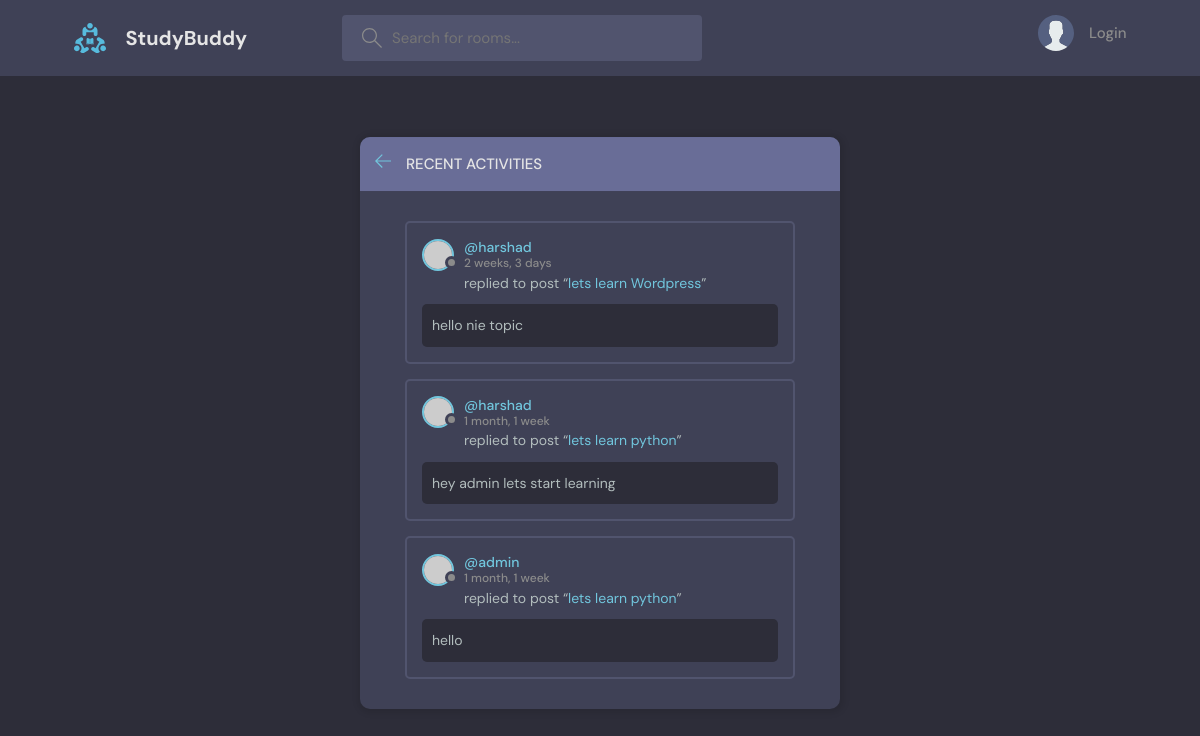
Screenshot of /activites with the database file from the repository.
### base/models.py (models this page shows)
class Message(models.Model):
    user = models.ForeignKey(User,on_delete=models.CASCADE)
    room = models.ForeignKey(Room,on_delete=models.CASCADE)
    body = models.TextField()
    updated = models.DateTimeField(auto_now=True)
    created = models.DateTimeField(auto_now_add=True)
    class Meta:
        ordering = ["-updated","-created"]
    def __str__(self) -> str:
        return self.body[0:50]

class User(AbstractUser):
    bio = models.TextField(null=True)
    avatar = models.ImageField(null=True,default="avatar.svg")

class Room(models.Model):
    host = models.ForeignKey(User,on_delete=models.SET_NULL,null=True)
    topic = models.ForeignKey(Topic,on_delete=models.SET_NULL,null=True)
    name = models.CharField(max_length=200)
    description = models.TextField(null=True,blank=True)
    participants = models.ManyToManyField(User,related_name="participants",blank=True)
    updated = models.DateTimeField(auto_now=True)
    created = models.DateTimeField(auto_now_add=True)
    def __str__(self) -> str:
        return self.name
    class Meta:
        ordering = ["-updated","-created"]

### base/views.py (the view)
# urls.py: path('activites',views.activityPage,name="activites"),
def activityPage(request):
    room_messages = Message.objects.all()
    context = {"room_messages": room_messages}
    return render(request, "base/activity.html", context)

### base/templates/base/activity.html (shortened to what this page needs)
{% extends "main.html" %}
{% block content %}
    <main class="layout">
      <div class="container">
        <div class="layout__box">
          <div class="layout__boxHeader">
            <div class="layout__boxTitle">
              <a href="{% url 'home' %}">
                <svg version="1.1" xmlns="http://www.w3.org/2000/svg" width="32" height="32" viewBox="0 0 32 32">
                  <title>arrow-left</title>
                  <path
                    d="M13.723 2.286l-13.723 13.714 13.719 13.714 1.616-1.611-10.96-10.96h27.625v-2.286h-27.625l10.965-10.965-1.616-1.607z"
                  ></path>
                </svg>
              </a>
              <h3>Recent Activities</h3>
            </div>
          </div>
          <div class="activities-page layout__body">
            {% for room_message in room_messages %}
            <div class="activities__box">
              <div class="activities__boxHeader roomListRoom__header">
                <a href="profile.html" class="roomListRoom__author">
                  <div class="avatar avatar--small">
                    <img src="https://randomuser.me/api/portraits/women/11.jpg" />
                  </div>
                  <p>
                    @{{ room_message.user }}
                    <span>{{ room_message.created | timesince}}</span>
                  </p>
                </a>
              </div>
              <div class="activities__boxContent">
                <p>replied to post “<a href="room.html">{{ room_message.room }}</a>”</p>
                <div class="activities__boxRoomContent">
                  {{ room_message }}
                </div>
              </div>
            </div>
            {% endfor %}
          </div>
        </div>
      </div>
    </main>
    {% endblock content %}

### static/styles/style.css (style rules this page uses)
:root { --color-main: #71c6dd; --color-main-light: #e1f6fb; --color-dark: #3f4156; --color-dark-medium: #51546e; --color-dark-light: #696d97; --color-light: #e5e5e5; --color-gray: #8b8b8b; --color-light-gray: #b2bdbd; --color-bg: #2d2d39; --color-success: #5dd693; --color-error: #fc4b0b; }
* { font-family: "DM Sans", -apple-system, BlinkMacSystemFont, "Segoe UI", Roboto, Oxygen, Ubuntu, Cantarell, "Open Sans", "Helvetica Neue", sans-serif; margin: 0; padding: 0; box-sizing: border-box; text-rendering: optimizeLegibility; font-size: inherit; }
html { font-size: 56.25%; }
@media only screen and (min-width: 1200px) { html { font-size: 62.5%; } }
body { line-height: 1.6; font-weight: 400; font-size: 1.5rem; color: var(--color-light-gray); background-color: var(--color-bg); min-height: 100vh; }
img { width: 100%; }
a { display: inline-block; color: var(--color-main); text-decoration: none; }
.container { max-width: 120rem; width: 90%; margin: auto; }
.avatar { position: relative; display: inline-block; border-radius: 50%; border: 2px solid var(--color-main); }
.avatar img { display: block; border-radius: 50%; object-fit: cover; object-position: center; }
.avatar::after { content: ""; display: block; position: absolute; background-color: var(--color-gray); z-index: 111; border-radius: 50%; border: 0.3rem solid var(--color-dark); }
.avatar.avatar--small img { width: 2.8rem; height: 2.8rem; }
.avatar.avatar--small:after { width: 0.7rem; height: 0.7rem; bottom: 0px; right: -6px; }
.layout { margin-top: 2.4rem; }
.layout > .container { display: flex; justify-content: space-between; align-items: flex-start; }
.layout__box { width: 90%; max-width: 48rem; min-height: 40rem; position: absolute; top: 50%; left: 50%; transform: translate(-50%, -46%); background-color: var(--color-dark); border-radius: 1rem; box-shadow: 1px 1px 6px 3px rgba(0, 0, 0, 0.1); overflow: hidden; }
.layout__boxHeader { display: flex; padding: 1.5rem; background-color: var(--color-dark-light); }
.layout__boxTitle { display: flex; gap: 1.5rem; align-items: center; }
.layout__boxTitle h3 { text-transform: uppercase; font-weight: 500; color: var(--color-light); }
.layout__boxTitle svg { width: 1.6rem; height: 1.6rem; fill: var(--color-main); }
.layout__body { margin: 3rem; }
.roomListRoom__header { display: flex; justify-content: space-between; align-items: center; }
.roomListRoom__author { font-weight: 500; display: flex; align-items: center; gap: 1rem; }
.activities__box { margin: 1.5rem; padding: 1.5rem; border: 2px solid var(--color-dark-medium); border-radius: 5px; }
.activities__boxHeader p { font-size: 1.4rem; line-height: 1.3; }
.activities__boxHeader p span { color: var(--color-gray); font-size: 1.2rem; display: block; }
.activities__boxContent { margin-left: 4.2rem; }
.activities__boxContent { font-size: 1.4rem; }
.activities__boxRoomContent { background: var(--color-bg); padding: 1rem; border-radius: 5px; margin-top: 1rem; margin-left: -4.2rem; }

### rows the page displays
Message: user "harshad", created "2 weeks, 3 days", room "lets learn Wordpress", body "hello nie topic"
Message: user "harshad", created "1 month, 1 week", room "lets learn python", body "hey admin lets start learning"
Message: user "admin", created "1 month, 1 week", room "lets learn python", body "hello"
